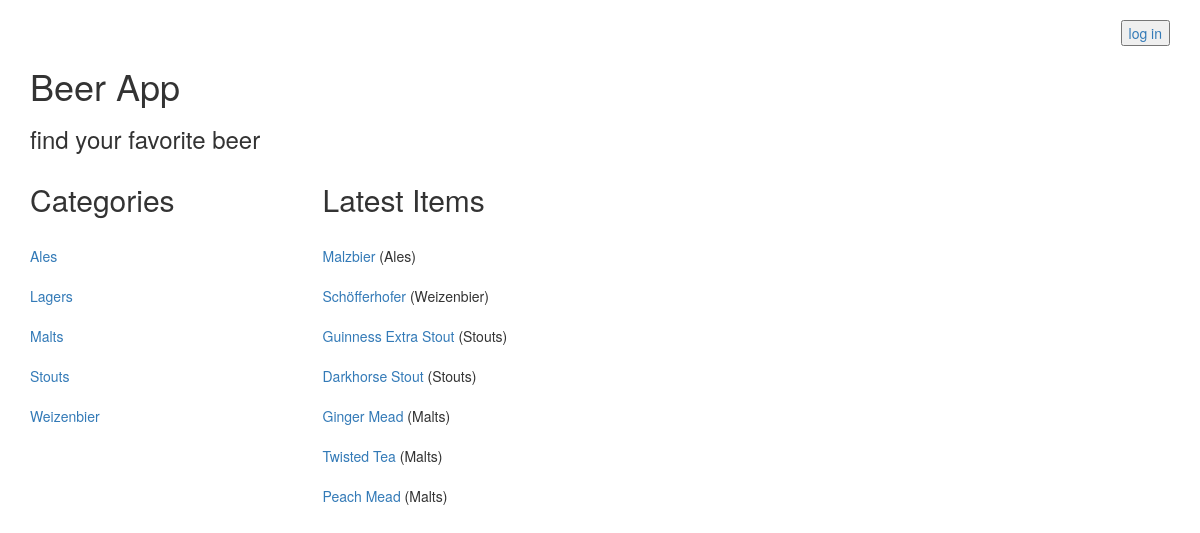
The app's page /index, older data.
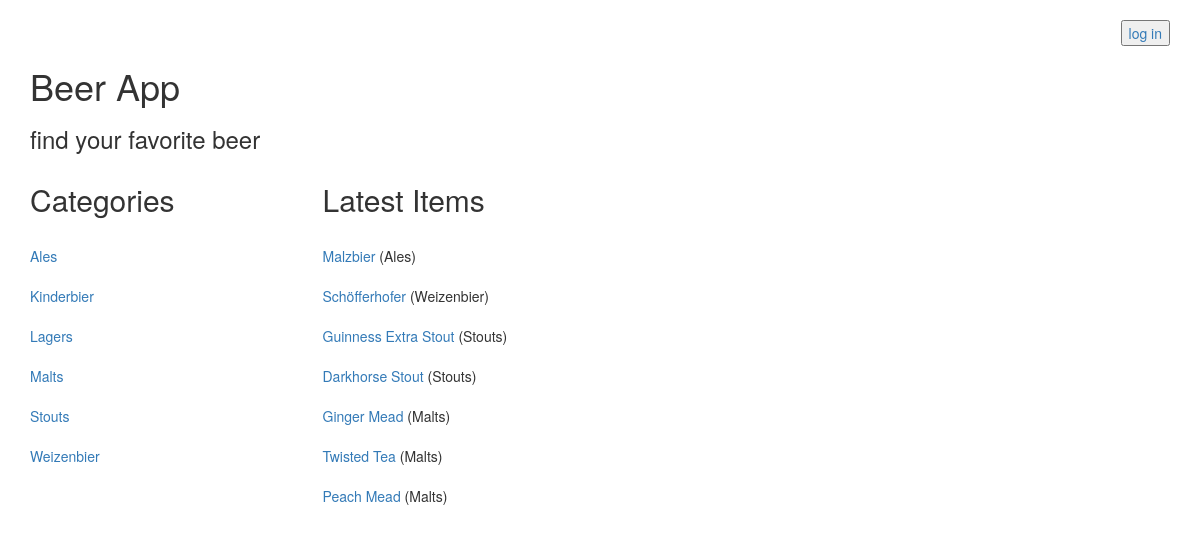
The same page, newer data.
### database_setup.py (models this page shows, shortened)
class Category(Base):
    __tablename__ = 'category'
    id = Column(Integer, primary_key=True)
    name = Column(String(80), nullable=False)
    user_id = Column(Integer, ForeignKey('user.id'))
    user = relationship(User)

class Item(Base):
    __tablename__ = 'item'
    name = Column(String(80), nullable=False)
    id = Column(Integer, primary_key=True)
    description = Column(String(250))
    cat_id = Column(Integer, ForeignKey('category.id'))
    category = relationship(Category)
    user_id = Column(Integer, ForeignKey('user.id'))
    user = relationship(User)

### application.py (the view, shortened to what this page needs)
@app.route('/')
@app.route('/index')
def index():
    if 'username' not in login_session:
        categories = session.query(Category).order_by(asc(Category.name)).all()
        items = session.query(Item).order_by(desc(Item.id)).limit(7)
        return render_template('publicindex.html', categories=categories,
                               items=items)

### templates/publicindex.html
{% extends "main.html" %}
{% block content %}
{% include 'publicheader.html' %}
      <div class="row">
        <div class="col-md-12">
          <h1>Beer App</h1>
          <h3>find your favorite beer</h3>
        </div>
      </div>
      <div class="row">
        <div class="col-md-12">
        </div>
      </div>
      <div class="row">
        <div class="col-md-3">
            <h2>Categories</h2>
            {% for i in categories %}
            <br><a href='{{url_for('showItemsOfCategory', category_id = i.id) }}'>{{i.name}}</a><br>
          {% endfor %}
        </div>
        <div class="col-md-9">
          <h2>Latest Items</h2>
          {% for i in items %}
            <br><a href='{{ url_for( 'itemDescription', category_id = i.cat_id, item_id = i.id) }}'>{{i.name}}</a> ({{i.category.name}})<br>
          {% endfor %}
        </div>
      </div>
{% endblock %}

Row changes from the older to the newer data that the page shows:
added Category: name "Kinderbier"
